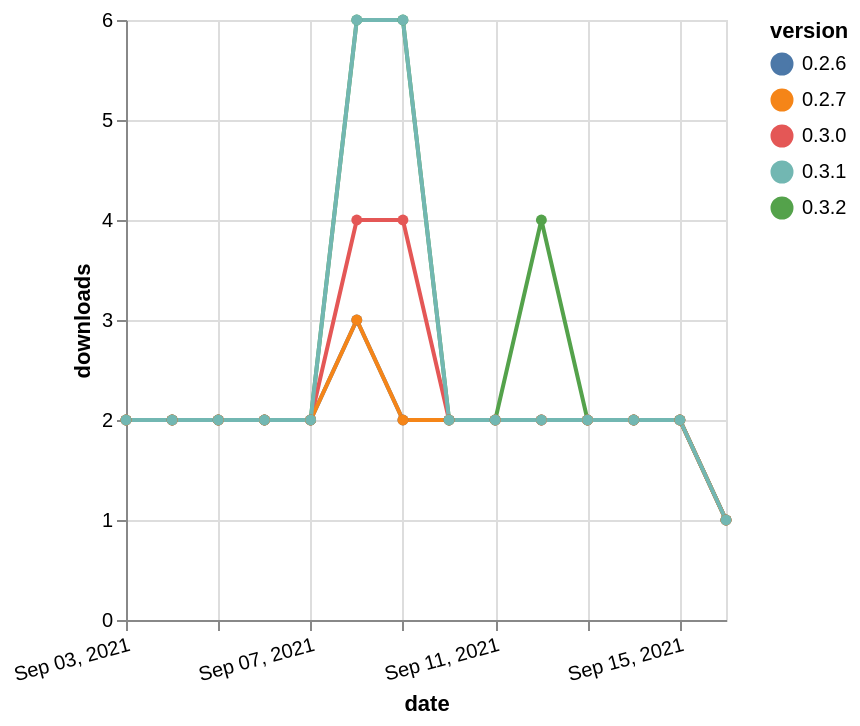

Source (Vega-Lite JSON):
### Vega-Lite specification from a JSON file in a GitHub repository (floating-point values rounded to 4 significant figures)
{"$schema": "https://vega.github.io/schema/vega-lite/v5.json", "description": "A simple bar chart with embedded data.", "data": {"values": [{"date": "2021-09-03", "total": 2523, "delta": 2, "version": "0.2.6"}, {"date": "2021-09-04", "total": 2525, "delta": 2, "version": "0.2.6"}, {"date": "2021-09-05", "total": 2527, "delta": 2, "version": "0.2.6"}, {"date": "2021-09-06", "total": 2529, "delta": 2, "version": "0.2.6"}, {"date": "2021-09-07", "total": 2531, "delta": 2, "version": "0.2.6"}, {"date": "2021-09-08", "total": 2534, "delta": 3, "version": "0.2.6"}, {"date": "2021-09-09", "total": 2536, "delta": 2, "version": "0.2.6"}, {"date": "2021-09-10", "total": 2538, "delta": 2, "version": "0.2.6"}, {"date": "2021-09-11", "total": 2540, "delta": 2, "version": "0.2.6"}, {"date": "2021-09-12", "total": 2542, "delta": 2, "version": "0.2.6"}, {"date": "2021-09-13", "total": 2544, "delta": 2, "version": "0.2.6"}, {"date": "2021-09-14", "total": 2546, "delta": 2, "version": "0.2.6"}, {"date": "2021-09-15", "total": 2548, "delta": 2, "version": "0.2.6"}, {"date": "2021-09-16", "total": 2549, "delta": 1, "version": "0.2.6"}, {"date": "2021-09-03", "total": 3610, "delta": 2, "version": "0.3.2"}, {"date": "2021-09-04", "total": 3612, "delta": 2, "version": "0.3.2"}, {"date": "2021-09-05", "total": 3614, "delta": 2, "version": "0.3.2"}, {"date": "2021-09-06", "total": 3616, "delta": 2, "version": "0.3.2"}, {"date": "2021-09-07", "total": 3618, "delta": 2, "version": "0.3.2"}, {"date": "2021-09-08", "total": 3624, "delta": 6, "version": "0.3.2"}, {"date": "2021-09-09", "total": 3630, "delta": 6, "version": "0.3.2"}, {"date": "2021-09-10", "total": 3632, "delta": 2, "version": "0.3.2"}, {"date": "2021-09-11", "total": 3634, "delta": 2, "version": "0.3.2"}, {"date": "2021-09-12", "total": 3638, "delta": 4, "version": "0.3.2"}, {"date": "2021-09-13", "total": 3640, "delta": 2, "version": "0.3.2"}, {"date": "2021-09-14", "total": 3642, "delta": 2, "version": "0.3.2"}, {"date": "2021-09-15", "total": 3644, "delta": 2, "version": "0.3.2"}, {"date": "2021-09-16", "total": 3645, "delta": 1, "version": "0.3.2"}, {"date": "2021-09-03", "total": 3088, "delta": 2, "version": "0.3.0"}, {"date": "2021-09-04", "total": 3090, "delta": 2, "version": "0.3.0"}, {"date": "2021-09-05", "total": 3092, "delta": 2, "version": "0.3.0"}, {"date": "2021-09-06", "total": 3094, "delta": 2, "version": "0.3.0"}, {"date": "2021-09-07", "total": 3096, "delta": 2, "version": "0.3.0"}, {"date": "2021-09-08", "total": 3100, "delta": 4, "version": "0.3.0"}, {"date": "2021-09-09", "total": 3104, "delta": 4, "version": "0.3.0"}, {"date": "2021-09-10", "total": 3106, "delta": 2, "version": "0.3.0"}, {"date": "2021-09-11", "total": 3108, "delta": 2, "version": "0.3.0"}, {"date": "2021-09-12", "total": 3110, "delta": 2, "version": "0.3.0"}, {"date": "2021-09-13", "total": 3112, "delta": 2, "version": "0.3.0"}, {"date": "2021-09-14", "total": 3114, "delta": 2, "version": "0.3.0"}, {"date": "2021-09-15", "total": 3116, "delta": 2, "version": "0.3.0"}, {"date": "2021-09-16", "total": 3117, "delta": 1, "version": "0.3.0"}, {"date": "2021-09-03", "total": 2571, "delta": 2, "version": "0.2.7"}, {"date": "2021-09-04", "total": 2573, "delta": 2, "version": "0.2.7"}, {"date": "2021-09-05", "total": 2575, "delta": 2, "version": "0.2.7"}, {"date": "2021-09-06", "total": 2577, "delta": 2, "version": "0.2.7"}, {"date": "2021-09-07", "total": 2579, "delta": 2, "version": "0.2.7"}, {"date": "2021-09-08", "total": 2582, "delta": 3, "version": "0.2.7"}, {"date": "2021-09-09", "total": 2584, "delta": 2, "version": "0.2.7"}, {"date": "2021-09-10", "total": 2586, "delta": 2, "version": "0.2.7"}, {"date": "2021-09-11", "total": 2588, "delta": 2, "version": "0.2.7"}, {"date": "2021-09-12", "total": 2590, "delta": 2, "version": "0.2.7"}, {"date": "2021-09-13", "total": 2592, "delta": 2, "version": "0.2.7"}, {"date": "2021-09-14", "total": 2594, "delta": 2, "version": "0.2.7"}, {"date": "2021-09-15", "total": 2596, "delta": 2, "version": "0.2.7"}, {"date": "2021-09-16", "total": 2597, "delta": 1, "version": "0.2.7"}, {"date": "2021-09-03", "total": 4116, "delta": 2, "version": "0.3.1"}, {"date": "2021-09-04", "total": 4118, "delta": 2, "version": "0.3.1"}, {"date": "2021-09-05", "total": 4120, "delta": 2, "version": "0.3.1"}, {"date": "2021-09-06", "total": 4122, "delta": 2, "version": "0.3.1"}, {"date": "2021-09-07", "total": 4124, "delta": 2, "version": "0.3.1"}, {"date": "2021-09-08", "total": 4130, "delta": 6, "version": "0.3.1"}, {"date": "2021-09-09", "total": 4136, "delta": 6, "version": "0.3.1"}, {"date": "2021-09-10", "total": 4138, "delta": 2, "version": "0.3.1"}, {"date": "2021-09-11", "total": 4140, "delta": 2, "version": "0.3.1"}, {"date": "2021-09-12", "total": 4142, "delta": 2, "version": "0.3.1"}, {"date": "2021-09-13", "total": 4144, "delta": 2, "version": "0.3.1"}, {"date": "2021-09-14", "total": 4146, "delta": 2, "version": "0.3.1"}, {"date": "2021-09-15", "total": 4148, "delta": 2, "version": "0.3.1"}, {"date": "2021-09-16", "total": 4149, "delta": 1, "version": "0.3.1"}]}, "width": "container", "mark": {"type": "line", "point": {"filled": true}}, "encoding": {"x": {"field": "date", "type": "temporal", "timeUnit": "yearmonthdate", "title": "date", "axis": {"labelAngle": -15}}, "y": {"field": "delta", "type": "quantitative", "title": "downloads"}, "color": {"field": "version", "type": "nominal"}, "tooltip": {"field": "delta"}}}
